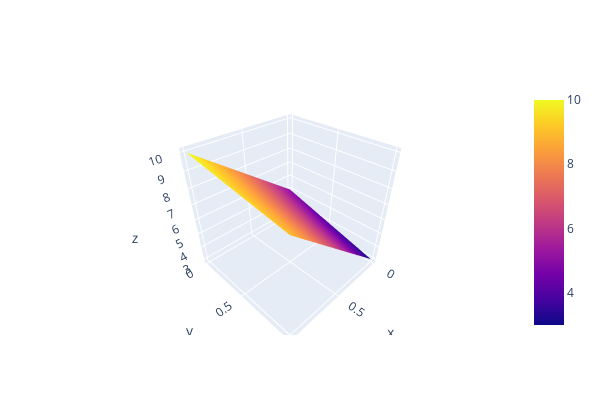

This figure's notebook cell:
### Code cell
fig = go.Figure(data=[go.Surface(x=df4['x'], y=df4['y'], z=z)])

# Update the layout
fig.update_layout(
    autosize=False,
    width=600,
    height=400,
    margin=dict(l=65, r=50, b=65, t=90)
)

fig.show()

### Figure 1 — Plotly figure (JSON) as saved in the notebook; plotly's stock layout.template omitted (floating-point values rounded to 4 significant figures)
{"data": [{"type": "surface", "x": [0, 1], "y": [0, 1], "z": [[5, 10], [3, 9]]}], "layout": {"autosize": false, "height": 400, "margin": {"b": 65, "l": 65, "r": 50, "t": 90}, "width": 600}}
